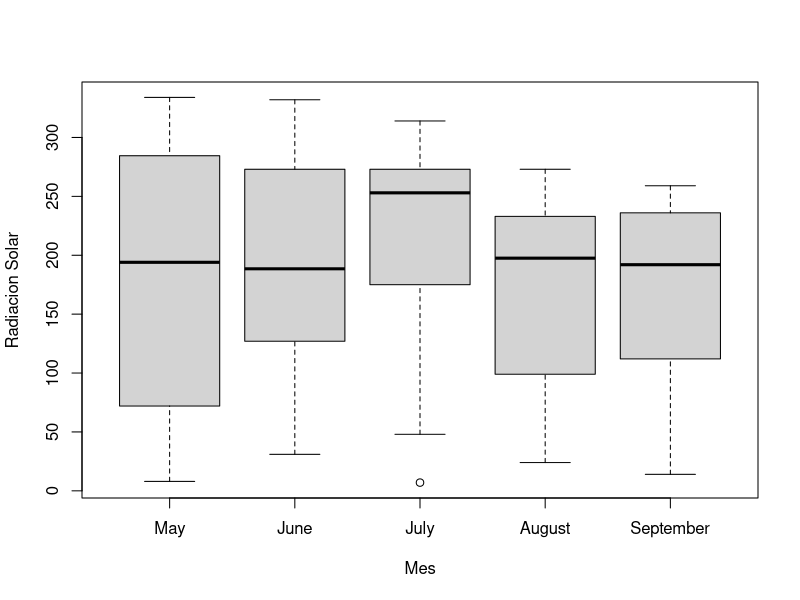
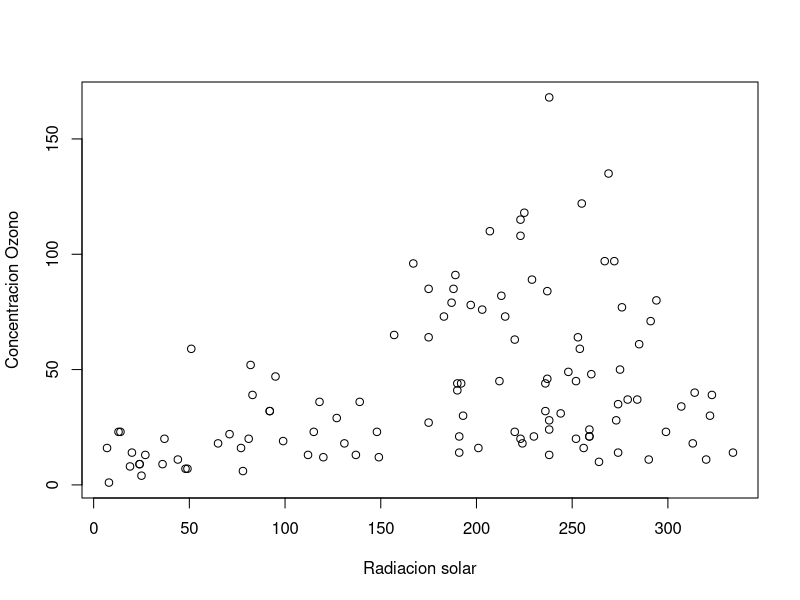
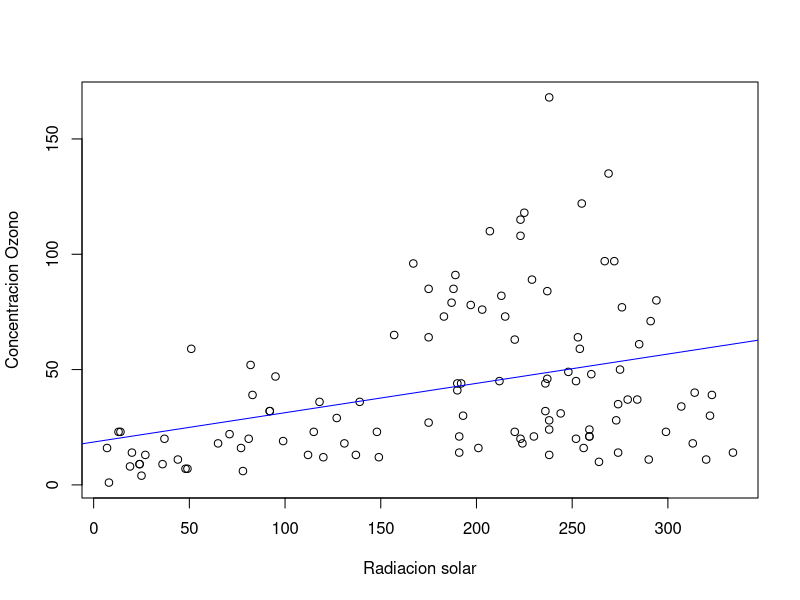

The R script that drew these images, in order:
## ---- chunk 1
dataset <- airquality
## ---- chunk 2
head(dataset, 5)
## ---- chunk 3
dataset <- within(dataset, {
    # Uso month.name para obtener los meses del año
    # Solo hay meses del 5 al 9, asi que solo me quedo con esos nombres
    Month <- factor(Month, labels = month.name[5:9])
})
## ---- chunk 4
boxplot(dataset$Solar.R ~ dataset$Month, xlab = "Mes", ylab = "Radiacion Solar")
## ---- chunk 5
plot(
    dataset$Solar.R,
    dataset$Ozone,
    xlab = "Radiacion solar",
    ylab = "Concentracion Ozono"

)
## ---- chunk 6
# Generamos el modelo
# Ozone = \beta_0 + \beta_1 Solar.R
mod<-lm(dataset$Ozone ~ dataset$Solar.R)

# Hago el mismo plot que en el ejercicio anterior
plot(
    dataset$Solar.R,
    dataset$Ozone,
    xlab = "Radiacion solar",
    ylab = "Concentracion Ozono"

)

# Y a ese plot le añado la recta que acabamos de ajustar
abline(mod, col="blue")
